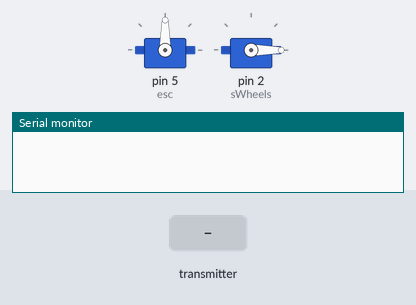
This sketch was run on a simulated Arduino Mega 2560, built with avr-gcc and run on an emulated ATmega2560. On the bench: 2 × servo, the last lines printed to the serial monitor. The inputs (shaded band) are chosen by the test bench. No radio packets arrive unless stated.

Above: at 1.2 s.
1.3 s: the transmitter starts sending car_value.0 = 0
At 1.7 s:
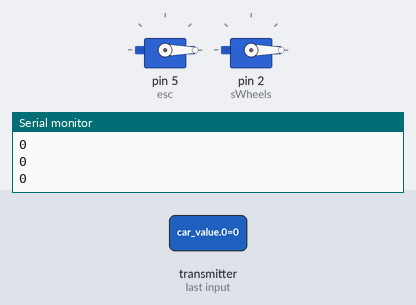
2.8 s: the transmitter starts sending car_value.1 = 256
At 4.0 s:
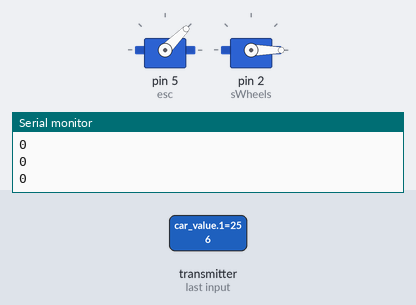
4.3 s: the transmitter starts sending car_value.0 = 256
At 5.2 s:
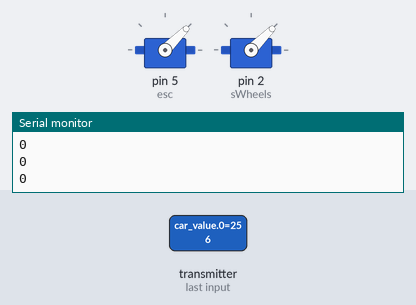
5.8 s: the transmitter starts sending car_value.1 = 0
At 6.3 s:
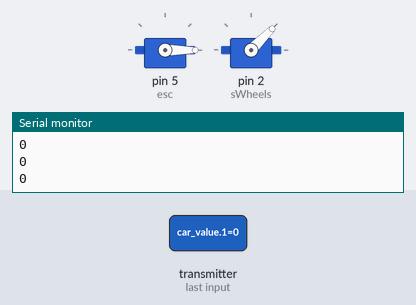
7.3 s: the transmitter starts sending car_value.0 = 512
At 8.5 s:
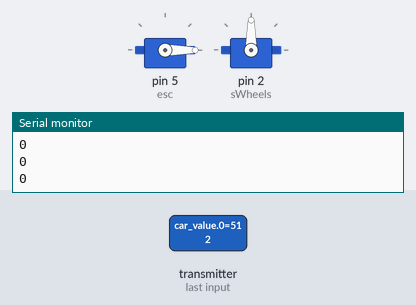
8.8 s: the transmitter starts sending car_value.1 = 512
At 9.8 s:
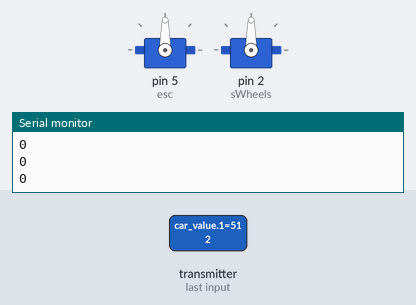
Timing chart, 0 to 11.3 s (numbered marks = the images above; inputs shaded):
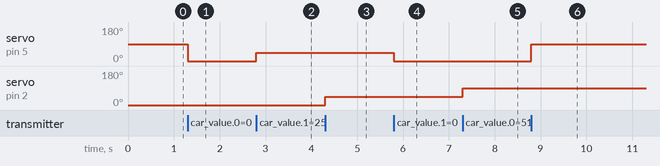

Measured:
- after the input at 1.3 s, servo on pin 5 (esc): 90° → 0° at once
- after the input at 2.8 s, servo on pin 5 (esc): 0° → 45° at once
- after the input at 4.3 s, servo on pin 2 (sWheels): 0° → 45° at once
- after the input at 5.8 s, servo on pin 5 (esc): 45° → 0° at once
- after the input at 7.3 s, servo on pin 2 (sWheels): 45° → 90° at once
- after the input at 8.8 s, servo on pin 5 (esc): 0° → 90° at once

The sketch:

tx.ino
```cpp
#include <Adafruit_BMP280.h> // for BPM280 #1
#include <Adafruit_Sensor.h> // for BPM280 #2
#include <Adafruit_GFX.h> //need to be install
#include <RF24_config.h>
#include <nRF24L01.h>
#include <RF24.h>
#include <printf.h>
#include <Servo.h>
#include <Wire.h>
#include <SPI.h>

//Розібратися коли вмикати стоп сигнали
//Коли і яки вмикати світодіоди
//Перемикання передач
//Зворотня відправка показника датчика температури
//DELETE ALL OLD CODE

RF24 radio(9, 53); // Create a Radio

Servo sWheels; // Arduino pin connected to Servo motor for turning wheels
Servo esc;     // motor regulator

int car_value[8];

void setup() {
  Serial.begin(9600);         // открываем порт для связи с ПК
  radio.begin();  // Инициализация модуля NRF24L01
  radio.setChannel(5); // Обмен данными будет вестись на пятом канале (2,405 ГГц)
  radio.setDataRate (RF24_250KBPS); // Скорость обмена данными 1 Мбит/сек
  radio.setPayloadSize(32);
  radio.setRetries(0, 0);    // (время между попыткой достучаться, число попыток)
  radio.setPALevel(RF24_PA_MAX); // Выбираем высокую мощность передатчика (-6dBm)
  radio.openReadingPipe(1, 0x7878787878LL); // Открываем трубу ID передатчика
  radio.setChannel(0x60);
  radio.startListening(); // Начинаем прослушивать открываемую трубу

  esc.attach(5);
  sWheels.attach(2);
  sWheels.write(0);
}

void loop() {
  //float temperature = 25.5;
  //float temperature = bmp280.readTemperature();
  //Serial.println(F("Temperature = "));
  //Serial.print(temperature, 1);

  if (radio.available()) {
    radio.read(&car_value, sizeof(car_value)); //read joystick values

    Serial.println(car_value[6]);

    int carSpeed = map(car_value[1], 0, 1023, 0, 180); // керування швидкістю, або 255
    esc.write(carSpeed);
    int wheelsAngle = map(car_value[0], 0, 1023, 0, 180); // керування напрямком руху
    sWheels.write(wheelsAngle);

    //radio.writeAckPayload(1, &temperature, sizeof(temperature));
  }
}
```
